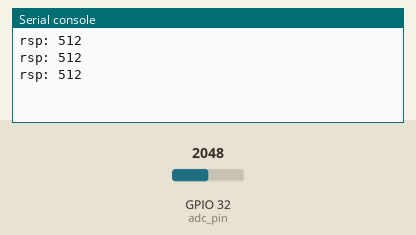
The program below on a simulated ESP32 board running MicroPython. Shown: the last lines printed to the serial console. The inputs (shaded band) are chosen by the test bench; at power-on: GPIO 32 (adc_pin) = 2048 (analog values on the 0–4095 scale).

Above: at 1.2 s.
1.3 s: GPIO 32 (adc_pin) set to 2866
At 1.72 s:
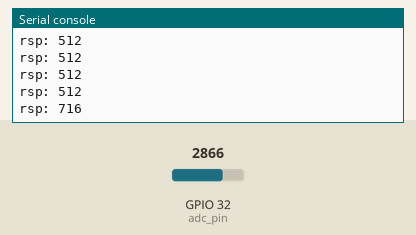
2.8 s: GPIO 32 (adc_pin) set to 3603
At 2.94 s:
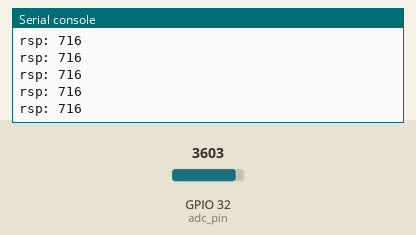
Timing chart, 0 to 5.8 s (numbered marks = the images above; inputs shaded):
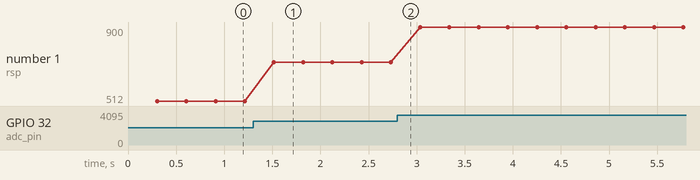

Measured:
- after the input at 1.3 s, the serial console: prints a new line after 0.22 s (image 1)
- plotted number 1: 512 → 716 after the input at 1.3 s, 716 → 900 after the input at 2.8 s

The program:

LAB10.py
```python
from utime import ticks_ms, ticks_diff
from machine import Pin, ADC


adc_pin = Pin(32)
adc = ADC(adc_pin)
adc.width(ADC.WIDTH_10BIT)
adc.atten(ADC.ATTN_11DB)

time_mark = ticks_ms()
while True:
    if ticks_diff(ticks_ms(), time_mark) > 300:
        rsp = adc.read()
        print(f"rsp: {rsp}")
        time_mark = ticks_ms()    # 重置定時器
```
